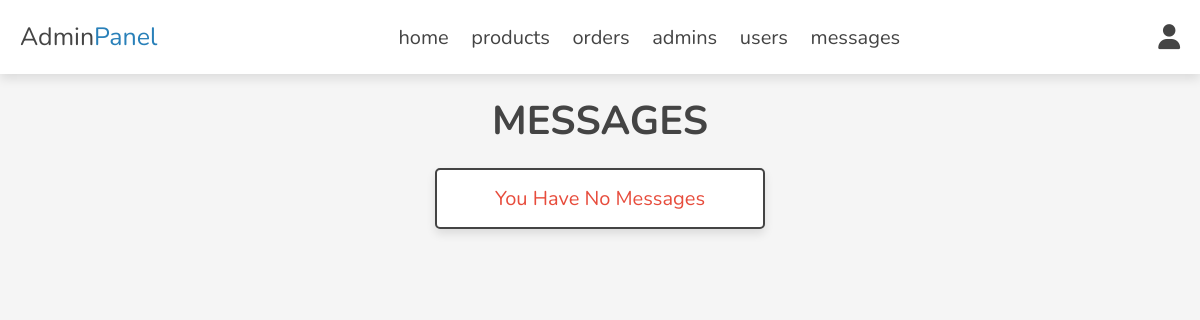
/admin/messages.php (signed in), run on an earlier commit of the app's database.
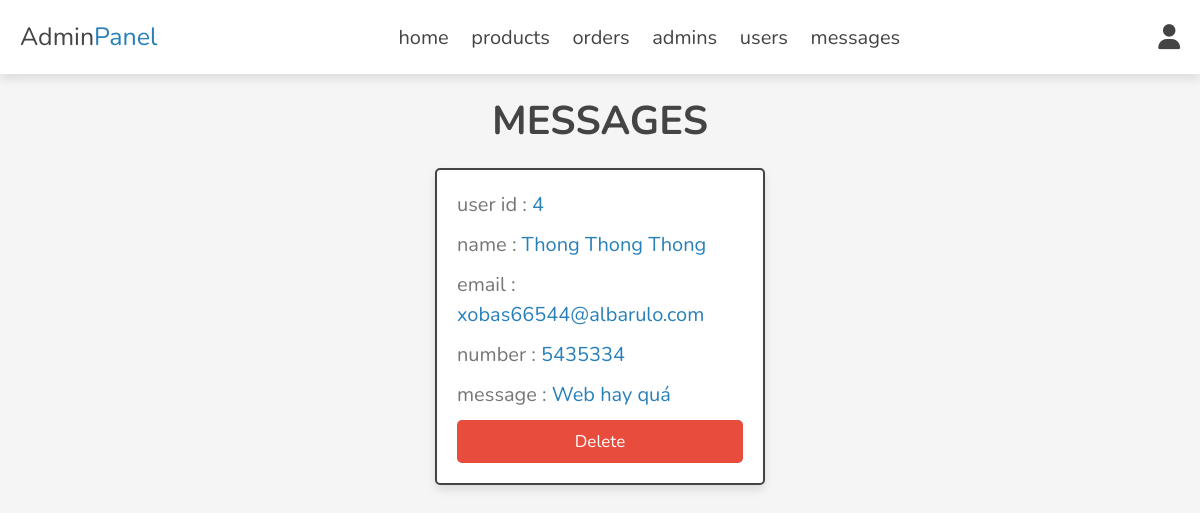
And on a later commit of the database.
### tables this page shows
CREATE TABLE `messages` (
  `id` int(100) NOT NULL,
  `user_id` int(100) NOT NULL,
  `name` varchar(100) NOT NULL,
  `email` varchar(100) NOT NULL,
  `number` varchar(12) NOT NULL,
  `message` varchar(500) NOT NULL
);

### admin/messages.php (the view, shortened to what this page needs)
<?php
include '../components/connect.php';
?>
<!DOCTYPE html>
<html lang="en">
<head>
   <link rel="stylesheet" href="https://cdnjs.cloudflare.com/ajax/libs/font-awesome/6.1.1/css/all.min.css">
   <link rel="stylesheet" href="../css/admin_style.css">
</head>
<body>
<?php include '../components/admin_header.php'; ?>
<section class="contacts">
<h1 class="heading">messages</h1>
<div class="box-container">
   <?php
      $select_messages = $conn->prepare("SELECT * FROM `messages`");
      $select_messages->execute();
      if($select_messages->rowCount() > 0){
         while($fetch_message = $select_messages->fetch(PDO::FETCH_ASSOC)){
   ?>
   <div class="box">
   <p> user id : <span><?= $fetch_message['user_id']; ?></span></p>
   <p> name : <span><?= $fetch_message['name']; ?></span></p>
   <p> email : <span><?= $fetch_message['email']; ?></span></p>
   <p> number : <span><?= $fetch_message['number']; ?></span></p>
   <p> message : <span><?= $fetch_message['message']; ?></span></p>
   <a href="messages.php??delete=<?= $fetch_message['id']; ?>" onclick="return confirm('delete this message?');" class="delete-btn">delete</a>
   </div>
   <?php
         }
      }else{
         echo '<p class="empty">you have no messages</p>';
      }
   ?>
</div>
</section>
</body>
</html>

What changed in the data, as far as the page shows it:
added messages: user "4", name "Thong Thong Thong", email "xobas66544@albarulo.com", number "5435334", message "Web hay quá"
Also different on the page:
text no longer shown: "You Have No Messages"
